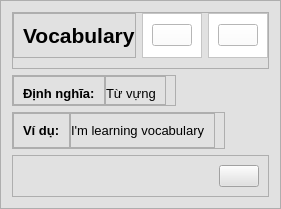
                        <widget class="QFrame" name="frame_33">
                         <property name="styleSheet">
                          <string notr="true">background-color: rgb(225, 225, 225);</string>
                         </property>
                         <property name="frameShape">
                          <enum>QFrame::StyledPanel</enum>
                         </property>
                         <property name="frameShadow">
                          <enum>QFrame::Raised</enum>
                         </property>
                         <layout class="QVBoxLayout" name="verticalLayout_19">
                          <item alignment="Qt::AlignLeft">
                           <widget class="QFrame" name="frame_36">
                            <property name="frameShape">
                             <enum>QFrame::StyledPanel</enum>
                            </property>
                            <property name="frameShadow">
                             <enum>QFrame::Raised</enum>
                            </property>
                            <layout class="QHBoxLayout" name="horizontalLayout_19">
                             <property name="leftMargin">
                              <number>0</number>
                             </property>
                             <property name="topMargin">
                              <number>0</number>
                             </property>
                             <property name="rightMargin">
                              <number>0</number>
                             </property>
                             <property name="bottomMargin">
                              <number>10</number>
                             </property>
                             <item>
                              <widget class="QFrame" name="frame_37">
                               <property name="frameShape">
                                <enum>QFrame::StyledPanel</enum>
                               </property>
                               <property name="frameShadow">
                                <enum>QFrame::Raised</enum>
                               </property>
                               <layout class="QHBoxLayout" name="horizontalLayout_20">
                                <property name="rightMargin">
                                 <number>0</number>
                                </property>
                                <item>
                                 <widget class="QLabel" name="label_13">
                                  <property name="font">
                                   <font>
                                    <pointsize>16</pointsize>
                                    <weight>75</weight>
                                    <bold>true</bold>
                                   </font>
                                  </property>
                                  <property name="text">
                                   <string>Vocabulary</string>
                                  </property>
                                 </widget>
                                </item>
                               </layout>
                              </widget>
                             </item>
                             <item>
                              <widget class="QFrame" name="frame_38">
                               <property name="cursor">
                                <cursorShape>PointingHandCursor</cursorShape>
                               </property>
                               <property name="styleSheet">
                                <string notr="true">background-color: rgb(255, 255, 255);</string>
                               </property>
                               <property name="frameShape">
                                <enum>QFrame::StyledPanel</enum>
                               </property>
                               <property name="frameShadow">
                                <enum>QFrame::Raised</enum>
                               </property>
                               <layout class="QHBoxLayout" name="horizontalLayout_21">
                                <item>
                                 <widget class="QPushButton" name="pushButton_5">
                                  <property name="text">
                                   <string/>
                                  </property>
                                  <property name="icon">
                                   <iconset resource="../../resource/resource.qrc">
                                    <normaloff>:/icon/UI/icons/speaker-64.ico</normaloff>:/icon/UI/icons/speaker-64.ico</iconset>
                                  </property>
                                  <property name="iconSize">
                                   <size>
                                    <width>20</width>
                                    <height>20</height>
                                   </size>
                                  </property>
                                 </widget>
                                </item>
                               </layout>
                              </widget>
                             </item>
                             <item>
                              <widget class="QFrame" name="frame_39">
                               <property name="cursor">
                                <cursorShape>PointingHandCursor</cursorShape>
                               </property>
                               <property name="styleSheet">
                                <string notr="true">background-color: rgb(255, 255, 255);</string>
                               </property>
                               <property name="frameShape">
                                <enum>QFrame::StyledPanel</enum>
                               </property>
                               <property name="frameShadow">
                                <enum>QFrame::Raised</enum>
                               </property>
                               <layout class="QHBoxLayout" name="horizontalLayout_22">
                                <item>
                                 <widget class="QPushButton" name="pushButton_6">
                                  <property name="text">
                                   <string/>
                                  </property>
                                  <property name="icon">
                                   <iconset resource="../../resource/resource.qrc">
                                    <normaloff>:/icon/UI/icons/edit-11-64.ico</normaloff>:/icon/UI/icons/edit-11-64.ico</iconset>
                                  </property>
                                  <property name="iconSize">
                                   <size>
                                    <width>20</width>
                                    <height>20</height>
                                   </size>
                                  </property>
                                 </widget>
                                </item>
                               </layout>
                              </widget>
                             </item>
                            </layout>
                           </widget>
                          </item>
                          <item alignment="Qt::AlignLeft">
                           <widget class="QFrame" name="frame_43">
                            <property name="font">
                             <font>
                              <pointsize>2</pointsize>
                             </font>
                            </property>
                            <property name="frameShape">
                             <enum>QFrame::StyledPanel</enum>
                            </property>
                            <property name="frameShadow">
                             <enum>QFrame::Raised</enum>
                            </property>
                            <layout class="QHBoxLayout" name="horizontalLayout_26">
                             <property name="spacing">
                              <number>0</number>
                             </property>
                             <property name="leftMargin">
                              <number>0</number>
                             </property>
                             <property name="topMargin">
                              <number>0</number>
                             </property>
                             <property name="bottomMargin">
                              <number>0</number>
                             </property>
                             <item>
                              <widget class="QFrame" name="frame_44">
                               <property name="frameShape">
                                <enum>QFrame::StyledPanel</enum>
                               </property>
                               <property name="frameShadow">
                                <enum>QFrame::Raised</enum>
                               </property>
                               <layout class="QHBoxLayout" name="horizontalLayout_27">
                                <property name="bottomMargin">
                                 <number>3</number>
                                </property>
                                <item>
                                 <widget class="QLabel" name="label_16">
                                  <property name="font">
                                   <font>
                                    <pointsize>10</pointsize>
                                    <weight>75</weight>
                                    <bold>true</bold>
                                   </font>
                                  </property>
                                  <property name="text">
                                   <string>Định nghĩa:</string>
                                  </property>
                                 </widget>
                                </item>
                               </layout>
                              </widget>
                             </item>
                             <item>
                              <widget class="QFrame" name="frame_45">
                               <property name="frameShape">
                                <enum>QFrame::StyledPanel</enum>
                               </property>
                               <property name="frameShadow">
                                <enum>QFrame::Raised</enum>
                               </property>
                               <layout class="QHBoxLayout" name="horizontalLayout_30">
                                <property name="leftMargin">
                                 <number>0</number>
                                </property>
                                <property name="bottomMargin">
                                 <number>3</number>
                                </property>
                                <item>
                                 <widget class="QLabel" name="label_17">
                                  <property name="font">
                                   <font>
                                    <pointsize>10</pointsize>
                                   </font>
                                  </property>
                                  <property name="text">
                                   <string>Từ vựng</string>
                                  </property>
                                 </widget>
                                </item>
                               </layout>
                              </widget>
                             </item>
                            </layout>
                           </widget>
                          </item>
                          <item alignment="Qt::AlignLeft">
                           <widget class="QFrame" name="frame_40">
                            <property name="frameShape">
                             <enum>QFrame::StyledPanel</enum>
                            </property>
                            <property name="frameShadow">
                             <enum>QFrame::Raised</enum>
                            </property>
                            <layout class="QHBoxLayout" name="horizontalLayout_23">
                             <property name="spacing">
                              <number>0</number>
                             </property>
                             <property name="leftMargin">
                              <number>0</number>
                             </property>
                             <property name="topMargin">
                              <number>0</number>
                             </property>
                             <property name="bottomMargin">
                              <number>0</number>
                             </property>
                             <item>
                              <widget class="QFrame" name="frame_41">
                               <property name="frameShape">
                                <enum>QFrame::StyledPanel</enum>
                               </property>
                               <property name="frameShadow">
                                <enum>QFrame::Raised</enum>
                               </property>
                               <layout class="QHBoxLayout" name="horizontalLayout_24">
                                <item>
                                 <widget class="QLabel" name="label_14">
                                  <property name="font">
                                   <font>
                                    <pointsize>10</pointsize>
                                    <weight>75</weight>
                                    <bold>true</bold>
                                   </font>
                                  </property>
                                  <property name="text">
                                   <string>Ví dụ:</string>
                                  </property>
                                 </widget>
                                </item>
                               </layout>
                              </widget>
                             </item>
                             <item>
                              <widget class="QFrame" name="frame_42">
                               <property name="frameShape">
                                <enum>QFrame::StyledPanel</enum>
                               </property>
                               <property name="frameShadow">
                                <enum>QFrame::Raised</enum>
                               </property>
                               <layout class="QHBoxLayout" name="horizontalLayout_25">
                                <property name="leftMargin">
                                 <number>0</number>
                                </property>
                                <item>
                                 <widget class="QLabel" name="label_15">
                                  <property name="font">
                                   <font>
                                    <pointsize>10</pointsize>
                                   </font>
                                  </property>
                                  <property name="text">
                                   <string>I'm learning vocabulary</string>
                                  </property>
                                 </widget>
                                </item>
                               </layout>
                              </widget>
                             </item>
                            </layout>
                           </widget>
                          </item>
                          <item>
                           <widget class="QFrame" name="frame_46">
                            <property name="frameShape">
                             <enum>QFrame::StyledPanel</enum>
                            </property>
                            <property name="frameShadow">
                             <enum>QFrame::Raised</enum>
                            </property>
                            <layout class="QHBoxLayout" name="horizontalLayout_31">
                             <item alignment="Qt::AlignRight">
                              <widget class="QPushButton" name="pushButton_7">
                               <property name="cursor">
                                <cursorShape>PointingHandCursor</cursorShape>
                               </property>
                               <property name="text">
                                <string/>
                               </property>
                               <property name="icon">
                                <iconset resource="../../resource/resource.qrc">
                                 <normaloff>:/icon/UI/icons/delete-64.ico</normaloff>:/icon/UI/icons/delete-64.ico</iconset>
                               </property>
                               <property name="iconSize">
                                <size>
                                 <width>20</width>
                                 <height>20</height>
                                </size>
                               </property>
                              </widget>
                             </item>
                            </layout>
                           </widget>
                          </item>
                         </layout>
                        </widget>
